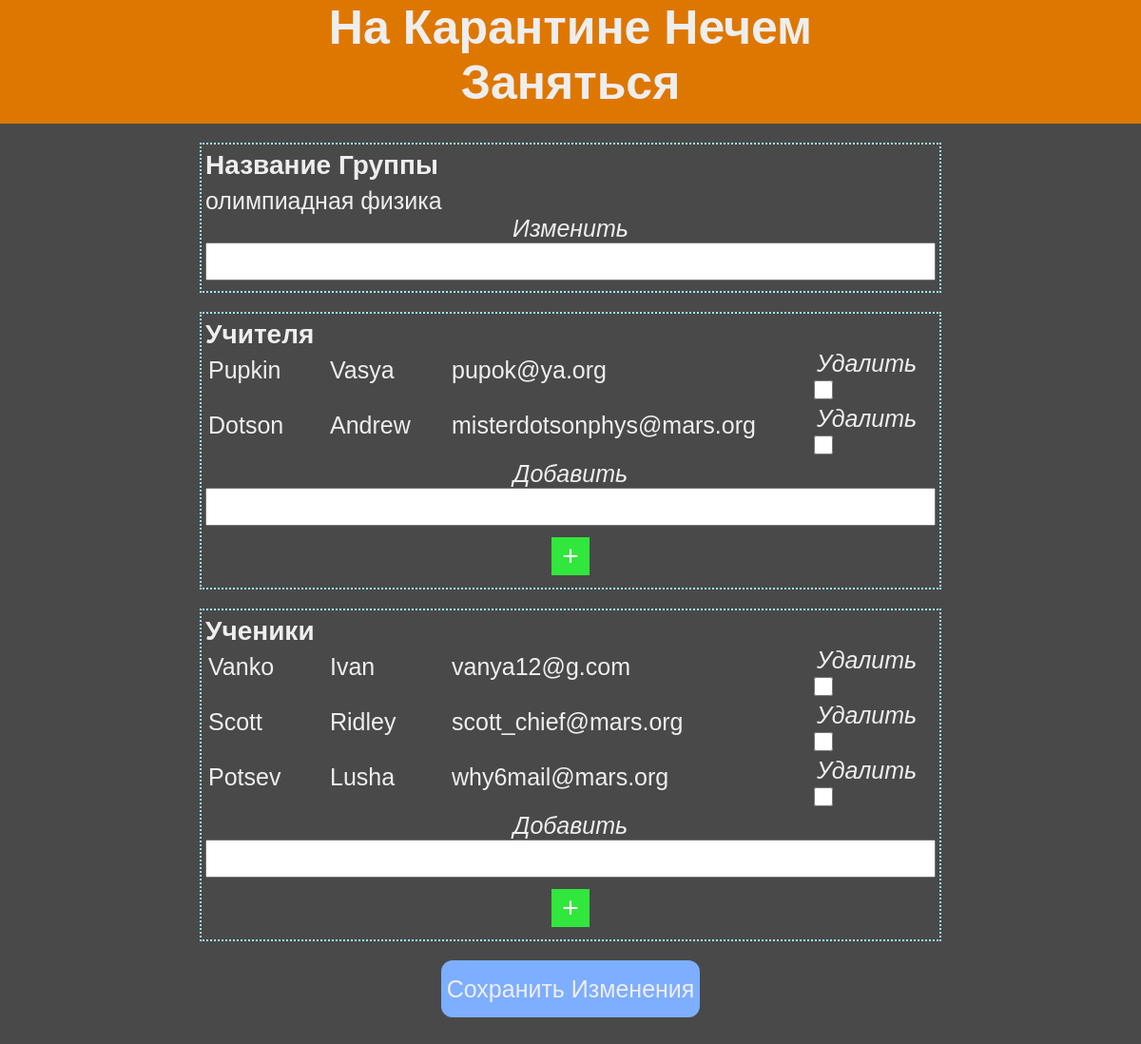
The page /group/2 on the database as committed earlier.
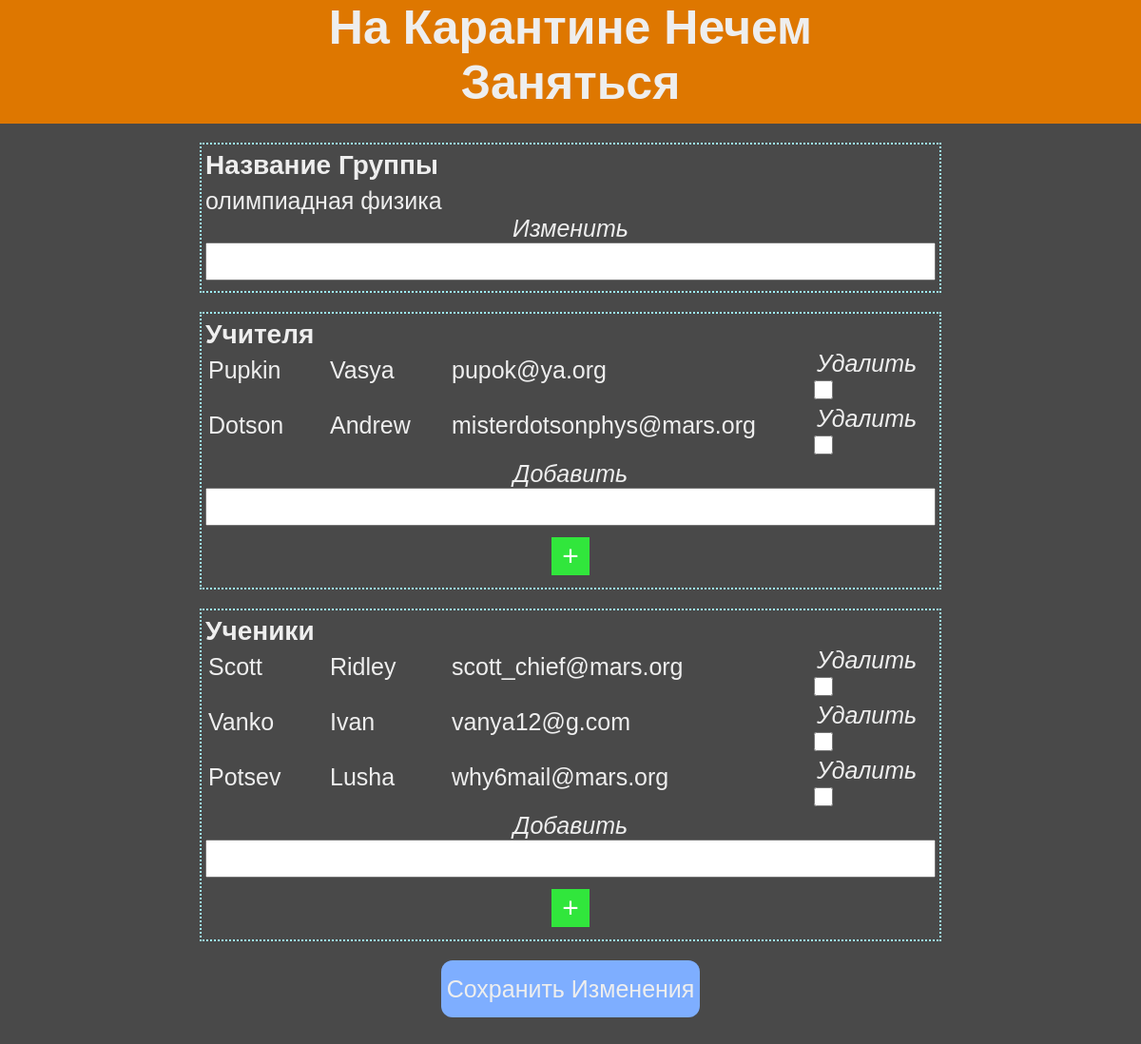
The same page on the database as committed later.
### data/user.py (models this page shows, shortened)
class User(UserMixin, SerializerMixin, SqlAlchemyBase):
    __tablename__ = "users"
    id = sa.Column(sa.Integer,
                   primary_key=True,
                   autoincrement=True)
    name = sa.Column(sa.String)
    surname = sa.Column(sa.String)
    email = sa.Column(sa.String,
                      index=True,
                      unique=True)
    about = sa.Column(sa.String, nullable=True)
    hashed_password = sa.Column(sa.String)
    tasks = sa.orm.relationship("Task",
                                backref="user",
                                lazy="subquery")
    solutions = sa.orm.relationship("Solution",
                                    backref="user",
                                    lazy="subquery")
    deadlines = sa.orm.relationship("Deadline",
                                    backref="user",
                                    lazy="subquery")

### main.py (the view, shortened to what this page needs)
@app.route("/group/<int:id>", methods=["GET", "POST"])
def manage_group(id):
    if request.method == "GET":
        sql = db.create_session()
        group = sql.query(db.Group).get(id)
        group_data = manage_sql.get_object_data(group)
        group_data['teachers'] = [sql.query(db.User).get(uid).to_dict(only=("id", "name", "surname", "email")) for uid in group_data['teachers']]
        group_data['students'] = [sql.query(db.User).get(uid).to_dict(only=("id", "name", "surname", "email")) for uid in group_data['students']]
        sql.close()
        return render_template("manageGroup.html", data=group_data)

### api/manage_sql.py (called while the page is built)
def get_related_ids(obj, attr):
    if hasattr(obj, attr):
        return [item.id for item in getattr(obj, attr)]

def get_object_data(obj):
    non_related_fields = obj.to_dict(only=obj.get_non_related_attrs())
    if obj.get_related_attrs():
        related_fields = {rel: get_related_ids(obj, rel)
                          for rel in obj.get_related_attrs()}
    else:
        related_fields = dict()
    data = {**non_related_fields, **related_fields}  # их сумма
    return data

### data/db_session.py (called while the page is built)
def create_session() -> Session:
    global __factory
    return __factory()

### data/group.py (called while the page is built)
    def get_related_attrs(self):
        return ("deadlines", "teachers", "students")

    def get_non_related_attrs(self):
        return ("id", "name")

### templates/manageGroup.html (shortened to what this page needs)
{% extends "j2/base.j2" %}
{% block head %}
<link rel="stylesheet" type="text/css" href="/static/css/taskNgroup.css">
{% endblock %}
{% block body_content %}
	<form class="baseForm" method="post">
			<div class="container">
				<div class="item">
					<label class="itemTitle">Название Группы</label>
					<label class="current">{{ data['name'] }}</label>
					<label class="edit">Изменить</label>
					<input class="fieldInput" type="text" name="name">
				</div>
				<div class="item">
					<label class="itemTitle">Учителя</label>
					{% for teacher in data['teachers'] %}
						<div class="existField">
							<label class="current">{{ teacher['surname'] }}</label>
							<label class="current">{{ teacher['name'] }}</label>
							<label class="current">{{ teacher['email'] }}</label>
							<div class="checkcont">
								<label class="edit">Удалить</label>
								<input class="checkBox" type="checkbox" name="dt{{ teacher['id'] }}">
							</div>
						</div>
					{% endfor %}
					<label class="edit">Добавить</label>
					<div class="multipleInput" id="teachers">
						<input class="fieldInput" type="email" name="at0">
					</div>
					<button class="plusBtn" id="addTeacher" type="button">+</button>
				</div>
				<div class="item">
					<label class="itemTitle">Ученики</label>
					{% for student in data['students'] %}
						<div class="existField">
							<label class="current">{{ student['surname'] }}</label>
							<label class="current">{{ student['name'] }}</label>
							<label class="current">{{ student['email'] }}</label>
							<div class="checkcont">
								<label class="edit">Удалить</label>
								<input class="checkBox" type="checkbox" name="ds{{ student['id'] }}">
							</div>
						</div>
					{% endfor %}
					<label class="edit">Добавить</label>
					<div class="multipleInput" id="students">
						<input class="fieldInput" type="email" name="as0">
					</div>
					<button class="plusBtn" id="addStudent" type="button">+</button>
				</div>
				<button class="submitBtn">Сохранить Изменения</button>
			</div>
	</form>
{% endblock %}

Rows that differ between the two databases and show on the page:
changed User "Scott": moves up the list
